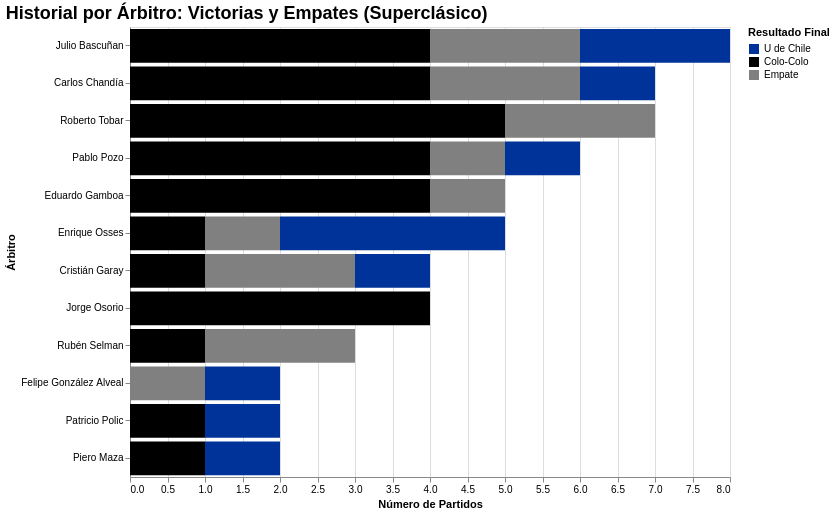

The notebook cell this image was saved under:
### Code cell
chart

### Figure 1 — Vega-Lite specification as saved in the notebook (floating-point values rounded to 4 significant figures)
{"config": {"view": {"continuousWidth": 300, "continuousHeight": 300}, "title": {"anchor": "start", "fontSize": 18}}, "data": {"name": "data-c06448a6ab19f5f68550c6bcd348a2ed"}, "mark": {"type": "bar"}, "encoding": {"color": {"field": "Ganador", "scale": {"domain": ["U de Chile", "Colo-Colo", "Empate"], "range": ["#003399", "#000000", "#808080"]}, "title": "Resultado Final", "type": "nominal"}, "order": {"field": "Ganador", "sort": "ascending", "type": "nominal"}, "tooltip": [{"field": "Árbitro", "type": "nominal"}, {"field": "Ganador", "type": "nominal"}, {"field": "Cantidad", "type": "quantitative"}], "x": {"field": "Cantidad", "title": "Número de Partidos", "type": "quantitative"}, "y": {"field": "Árbitro", "sort": "-x", "title": "Árbitro", "type": "nominal"}}, "height": 450, "title": "Historial por Árbitro: Victorias y Empates (Superclásico)", "width": 600, "$schema": "https://vega.github.io/schema/vega-lite/v5.20.1.json", "datasets": {"data-c06448a6ab19f5f68550c6bcd348a2ed": [{"Árbitro": "Carlos Chandía", "Ganador": "Colo-Colo", "Cantidad": 4}, {"Árbitro": "Carlos Chandía", "Ganador": "Empate", "Cantidad": 2}, {"Árbitro": "Carlos Chandía", "Ganador": "U de Chile", "Cantidad": 1}, {"Árbitro": "Cristián Garay", "Ganador": "Colo-Colo", "Cantidad": 1}, {"Árbitro": "Cristián Garay", "Ganador": "Empate", "Cantidad": 2}, {"Árbitro": "Cristián Garay", "Ganador": "U de Chile", "Cantidad": 1}, {"Árbitro": "Eduardo Gamboa", "Ganador": "Colo-Colo", "Cantidad": 4}, {"Árbitro": "Eduardo Gamboa", "Ganador": "Empate", "Cantidad": 1}, {"Árbitro": "Enrique Osses", "Ganador": "Colo-Colo", "Cantidad": 1}, {"Árbitro": "Enrique Osses", "Ganador": "Empate", "Cantidad": 1}, {"Árbitro": "Enrique Osses", "Ganador": "U de Chile", "Cantidad": 3}, {"Árbitro": "Felipe González Alveal", "Ganador": "Empate", "Cantidad": 1}, {"Árbitro": "Felipe González Alveal", "Ganador": "U de Chile", "Cantidad": 1}, {"Árbitro": "Jorge Osorio", "Ganador": "Colo-Colo", "Cantidad": 4}, {"Árbitro": "Julio Bascuñan", "Ganador": "Colo-Colo", "Cantidad": 4}, {"Árbitro": "Julio Bascuñan", "Ganador": "Empate", "Cantidad": 2}, {"Árbitro": "Julio Bascuñan", "Ganador": "U de Chile", "Cantidad": 2}, {"Árbitro": "Pablo Pozo", "Ganador": "Colo-Colo", "Cantidad": 4}, {"Árbitro": "Pablo Pozo", "Ganador": "Empate", "Cantidad": 1}, {"Árbitro": "Pablo Pozo", "Ganador": "U de Chile", "Cantidad": 1}, {"Árbitro": "Patricio Polic", "Ganador": "Colo-Colo", "Cantidad": 1}, {"Árbitro": "Patricio Polic", "Ganador": "U de Chile", "Cantidad": 1}, {"Árbitro": "Piero Maza", "Ganador": "Colo-Colo", "Cantidad": 1}, {"Árbitro": "Piero Maza", "Ganador": "U de Chile", "Cantidad": 1}, {"Árbitro": "Roberto Tobar", "Ganador": "Colo-Colo", "Cantidad": 5}, {"Árbitro": "Roberto Tobar", "Ganador": "Empate", "Cantidad": 2}, {"Árbitro": "Rubén Selman", "Ganador": "Colo-Colo", "Cantidad": 1}, {"Árbitro": "Rubén Selman", "Ganador": "Empate", "Cantidad": 2}]}}
